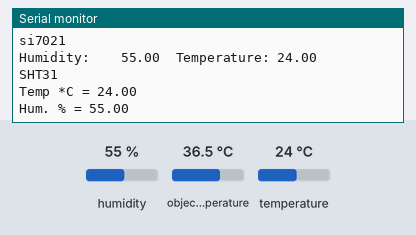
Recording of a sketch running on a simulated Arduino Uno, built with avr-gcc and run on an emulated ATmega328P. Parts: the last lines printed to the serial monitor. Inputs (shaded band) come from the test bench; at power-on: humidity 55 %, object temperature 36.5 °C, temperature 24 °C.

Above: at 1.2 s.
1.3 s: humidity set to 22 %
2.8 s: object temperature set to 20 °C
At 2.8 s:
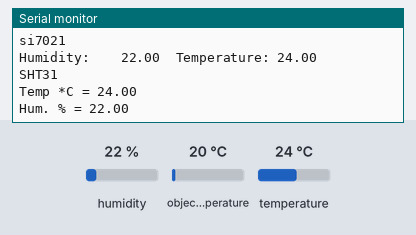
4.3 s: temperature set to 12 °C
At 6.0 s:
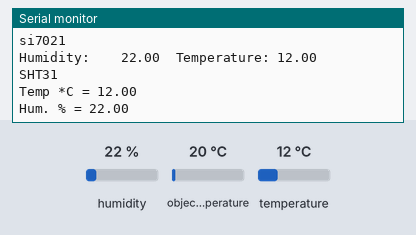

The sketch:

temps.ino
```cpp
#include "Adafruit_Si7021.h"
#include <Arduino.h>
#include <Wire.h>
#include <Adafruit_MLX90614.h>
#include "Adafruit_SHT31.h"

Adafruit_Si7021 sensor = Adafruit_Si7021();
Adafruit_SHT31 sht31 = Adafruit_SHT31();
Adafruit_MLX90614 mlx = Adafruit_MLX90614();

void setup() {
  Serial.begin(9600);

  Serial.println("Adafruit MLX90614 test");

  if (! sht31.begin(0x44)) {   // Set to 0x45 for alternate i2c addr
    Serial.println("Couldn't find SHT31");
    while (1) delay(1);
  }

  Serial.println("Si7021 test");
  sensor.begin();

  mlx.begin();

}

void loop() {

  float t = sht31.readTemperature();
  float h = sht31.readHumidity();


  Serial.println("MLX Test");

  Serial.print("Ambient = "); Serial.print(mlx.readAmbientTempC());
  Serial.print("*C\tObject = "); Serial.print(mlx.readObjectTempC()); Serial.println("*C");
  Serial.print("Ambient = "); Serial.print(mlx.readAmbientTempF());
  Serial.print("*F\tObject = "); Serial.print(mlx.readObjectTempF()); Serial.println("*F");

  Serial.println();

  Serial.println("si7021");
  Serial.print("Humidity:    "); Serial.print(sensor.readHumidity(), 2);
  Serial.print("\tTemperature: "); Serial.println(sensor.readTemperature(), 2);
  delay(100);

  Serial.println();

  Serial.println("SHT31");
  if (! isnan(t)) {  // check if 'is not a number'
    Serial.print("Temp *C = "); Serial.println(t);
  } else {
    Serial.println("Failed to read temperature");
  }

  if (! isnan(h)) {  // check if 'is not a number'
    Serial.print("Hum. % = "); Serial.println(h);
  } else {
    Serial.println("Failed to read humidity");
  }
  Serial.println();
  delay(1000);


  // put your main code here, to run repeatedly:

}
```

Measured:
- after the input at 4.3 s, the serial monitor: prints a new line after 0.65 s (image 2)
